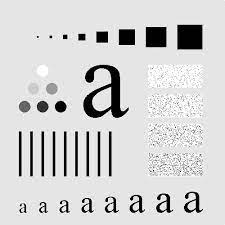
%> input picture manya.jpg, 225 x 225 px
$ octave ch03_lp.m   (GNU Octave 9; MATLAB toolbox functions it lacks are replaced by stand-ins)
%> lines starting %> are read from the running program, lines starting %| are printed output that depends on the picture
### tofloat.m
function [out, revertclass] = tofloat(in)
%   tofloat convert image to floating point
%   [out, revertclass] = tofloat(in) converts the input image IN to floating
%   point. If IN is a double or single image, then OUT  equals IN.
%   Otherwise, OUT equals IM2SINGLE(IN). REVERTCLASS is a function handle
%   that can be used to convert back to the class of IN.
identity = @(x) x;
tosingle = @im2single;

table = { 'uint8', tosingle, @im2uint8
    'uint16', tosingle, @im2uint16
    'int16', tosingle, @im2int16
    'logical', tosingle, @logical
    'double', identity, identity
    'single', identity, identity
    };

classIndex = find(strcmp(class(in), table(:, 1)));

if isempty(classIndex)
    error('Unsupported input image class.');
end

out  = table{classIndex, 2}(in);

revertclass = table{classIndex, 3};

end

### paddedsize.m
% paddedsize.m %
function PQ  = paddedsize(AB, CD, PARAM)
% PADDEDSIZE Computes padded sizes useful for FFT-based filtering.
%   PQ = PADDEDSIZE(AB), where AB is a two-element size vector,
%   computes the two-element size vector PQ = 2*AB.
%
%   PQ = paddedSize(AB, 'PWR2') computes the vector PQ such that
%   PQ(1) = PQ(2) = 2*nextpow2(2*m), where m is MAX(AB).
%
%   PQ = paddedSize(AB, CD), where AB and CD are two-element size vectors,
%   computes the two-element size vector PQ. The elements of PQ are the
%   smallest even integers greater than or equal to AB+CD - 1.
%
%   PQ = paddedSize(AB, CD, 'PWR2') computes the vector PQ such that PQ(1)
%   = PQ(2) = 2^nextpow2(2*m), where m is MAX([AB CD]).
%
if nargin == 1
    PQ = 2*AB;
elseif nargin == 2 && ~ischar(CD)
    PQ = AB + CD -1;
    PQ = 2 * ceil(PQ / 2);
elseif nargin == 2
    m = max(AB); % Maximum dimension.

    % Find power-of-2 at least twice m.
    P = 2^nextpow2(2*m);
    PQ = [P, P];
elseif (nargin == 3) && strcmpi(PARAM, 'pwr2')
    m = max([AB CD]); % Maximum dimension.
    P = 2^nextpow2(2*m);
    PQ = [P, P];
else
    error('Wrong number of inputs.')
end

### dftuv.m
function [U, V] = dftuv(M, N)
u = single(0:(M-1));
v = single(0:(N-1));

idx = find(u > M/2);
u(idx) = u(idx) - M;
idy = find(v > N/2);
v(idy) = v(idy) - N;

[V, U] = meshgrid(v, u);
end

### dftfilt.m
function g = dftfilt(f, H, classout)
%DFTFILT Performs frequency domain filtering.
%   g = DFTFILT(f, H, CLASSOUT) filters f in the frequency domain using the
%   filter transfer function H. The output , g, is the filtered image,
%   which has the same size as f.
%
%   valid values of CLASSOUT are
%
%   'original'  The output is of the same class as the input. This is the
%   default if CLASSOUT is not included in the call.
%   'fltpoint'  The point is floating point of class single, unless both f
%   and H are of class double, in which case the output also is of class
%   double.
%
%   DFTFILT automatically pads f to the same size as H. Both f and H must
%   be real. In addition, H must be an uncentered, circularly-symmetric
%   filter function.

% Convert the input to the floating point.
[f, revertclass] = tofloat(f);

% Obtain the FFT of the padded input.
F = fft2(f, size(H, 1), size(H, 2));

% Perform filtering.
g = ifft2(H .* F);

% Crop to original size.
g = g(1:size(f,1), 1:size(f,2));    % g is of class single here.

% Convert the output to the same class as the input if so specified.
if nargin == 2 || strcmp(classout, 'original')
    g = revertclass(g);
elseif strcmp(classout, 'fltpoint')
    return
else
    error('Undefined class for the output image.')
end

### ch03_lp.m
clc; clear all; close all;

f = imread('manya.jpg');
%> f is the input picture: size 225x225x3 uint8; min 0, max 255, mean 209.2
f = rgb2gray(f);
%> f: size 225x225 uint8
[f, revertclass] = tofloat(f);
PQ = paddedsize(size(f));
%> PQ = [450 450]
[U,V] = dftuv(PQ(1), PQ(2));
D = hypot(U,V);
D0 = 0.05 * PQ(2);
%> D0 = 22.5
F = fft2(f, PQ(1), PQ(2));
H = exp(-(D.^2)/(2*(D0^2)));
gz = dftfilt(f, H);
%> in dftfilt, `g = ifft2(H .* F);`:
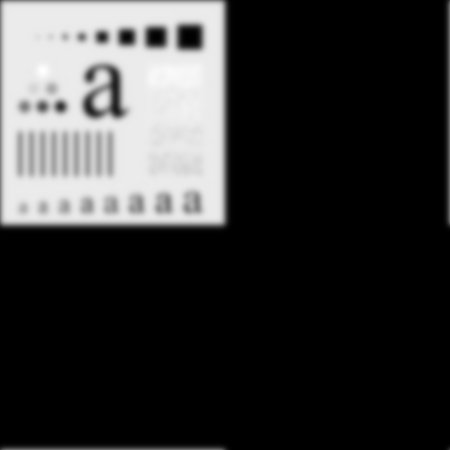
%> g: size 450x450 single; min -2.7e-07, max 0.974, mean 0.205; drawn with min black and max white
%> in dftfilt, `g = g(1:size(f,1), 1:size(f,2));`:
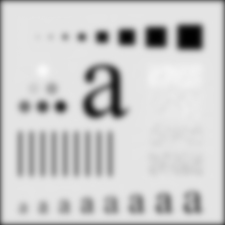
%> g: size 225x225 single; min 0.00412, max 0.974, mean 0.801
gz = revertclass(gz);

subplot(2,3,1); imshow(f, []); title('original image');
subplot(2,3,2); imshow(fftshift(H)); title('H(filter) frequency spectrum');
subplot(2,3,3); imshow(log(1+abs(fftshift(F))), []); title('F(image) frequency spectrum');
%> after `imshow(log(1+abs(fftshift(F))), [])`:
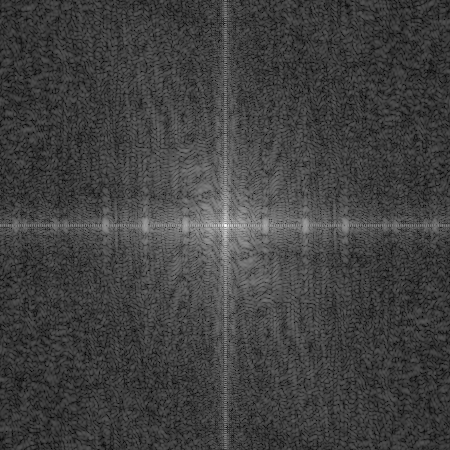
%> displayed picture: size 450x450, on the screen's scale of 0 to 255; min 0, max 255, mean 64.7
subplot(2,3,4); imshow(gz, [0 255]); title('frequency filtered image');
%> after `title('frequency filtered image')`:
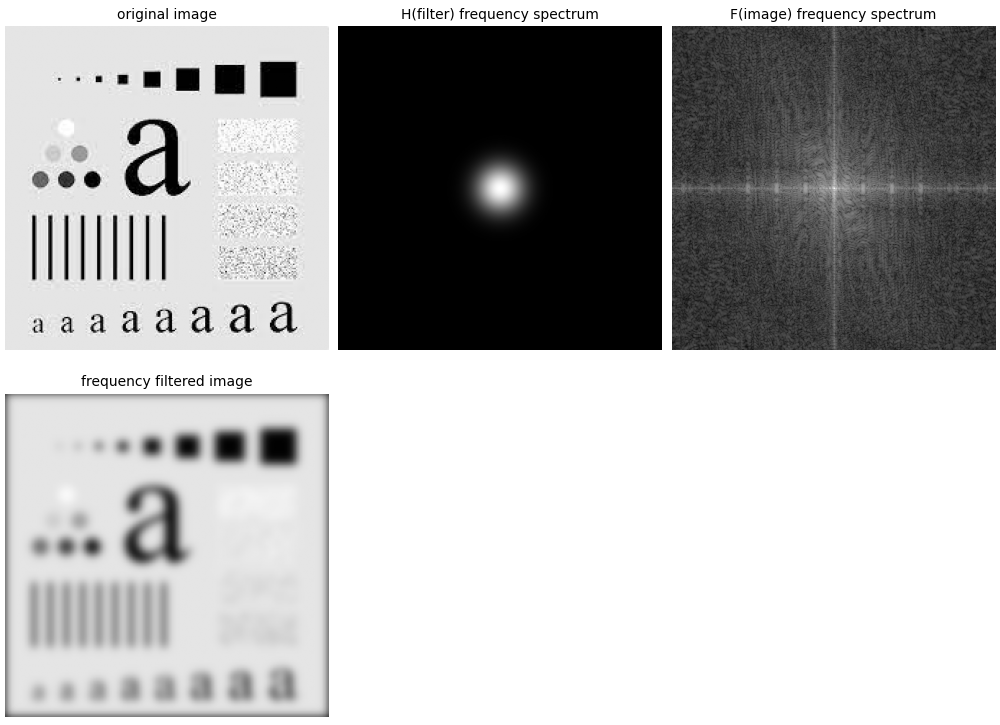
%> figure redrawn from the program's plot data, 4 panels


% % grid on;
% % axis on;
% mesh(fftshift(H));
% [az, el] = view
% view = [az + 10, 90]
